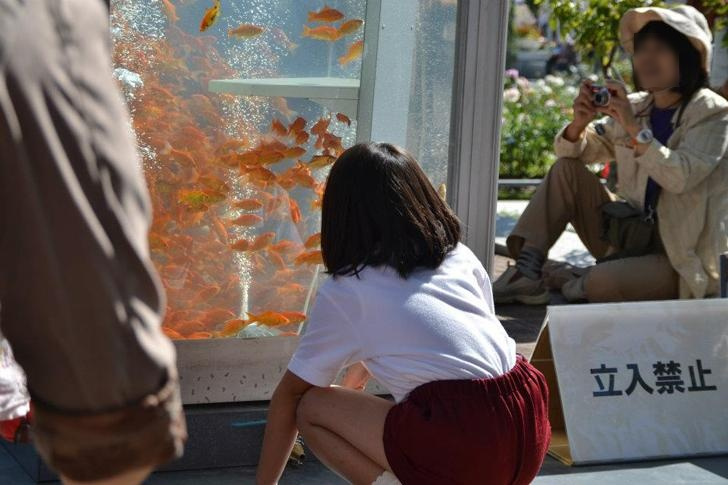
#> input picture train_ade20k/ADE_frame_00000007.jpg, 728 x 485 px
$ python fuse.py
#> lines starting #> are read from the running program, lines starting #| are printed output that depends on the picture
import cv2
import numpy as np

# Load the color image
image = cv2.imread("ADE_frame_00000007.jpg")
#> image is the input picture: shape (485, 728, 3); mean B, G, R 87.8, 93.3, 103.7

# Convert to grayscale
#gray = cv2.cvtColor(image, cv2.COLOR_BGR2GRAY)

# Apply Canny edge detection
edges = cv2.Canny(image, threshold1=100, threshold2=200)
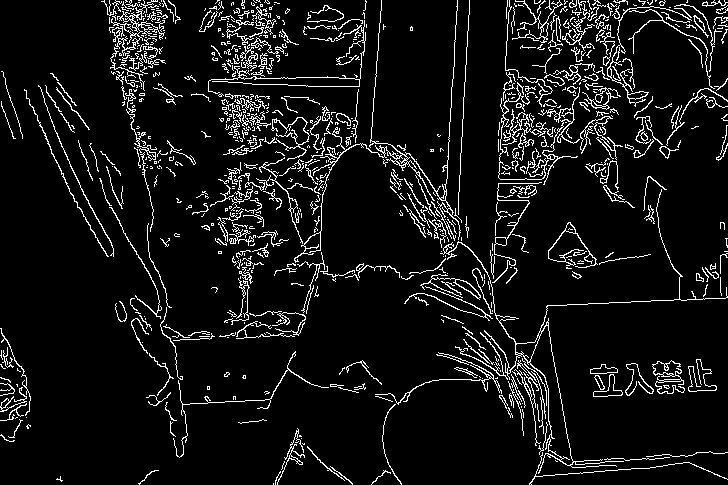
#> edges: shape (485, 728); 7.8% white in thin lines or dots

# Convert edges to a 3-channel image
edges_colored = cv2.cvtColor(edges, cv2.COLOR_GRAY2BGR)
#> edges_colored: shape (485, 728, 3); 7.8% white in thin lines or dots

# Blend edges with the original image
fused = cv2.addWeighted(image, 0.8, edges_colored, 0.2, 0)
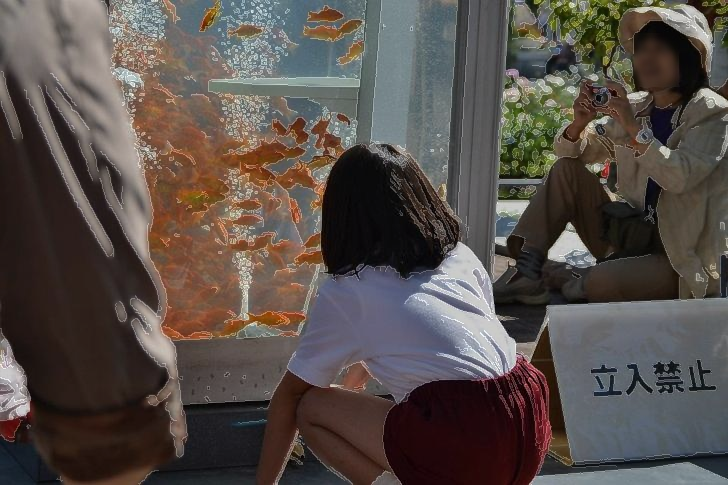
#> fused: shape (485, 728, 3); mean B, G, R 74.2, 78.7, 87

# Save and display the fused image
cv2.imwrite("fused_canny_color.png", fused)
